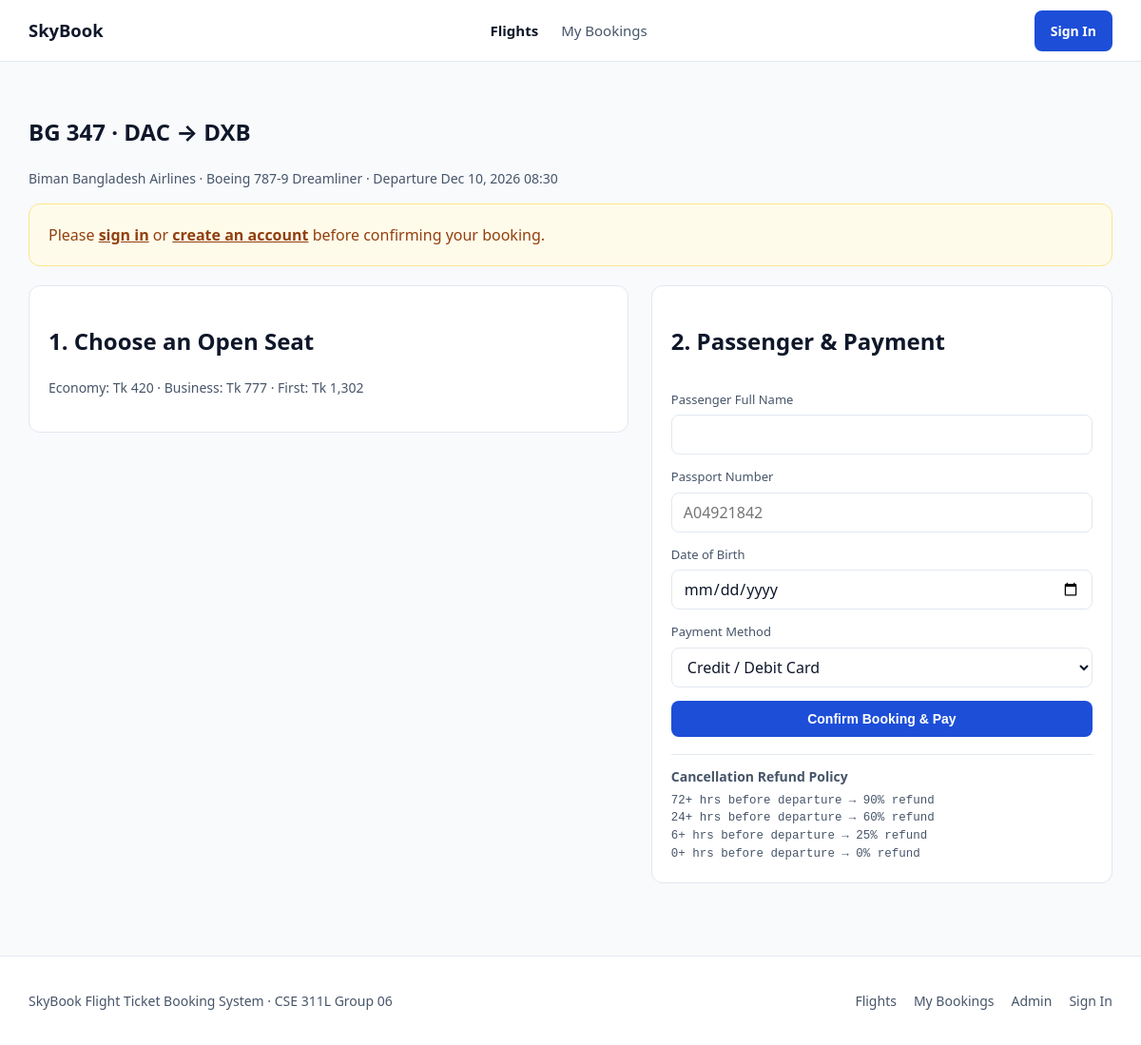
The page /seat_select.php?flight_id=1 on the database its author committed.
### tables this page shows
CREATE TABLE Flight (
  flight_id INT AUTO_INCREMENT PRIMARY KEY,
  flight_no VARCHAR(16) NOT NULL,
  airline_id INT NOT NULL,
  aircraft_id INT NOT NULL,
  origin_id INT NOT NULL,
  dest_id INT NOT NULL,
  departure_time DATETIME NOT NULL,
  arrival_time DATETIME NOT NULL,
  base_price DECIMAL(10,2) NOT NULL,
  CONSTRAINT fk_flight_airline  FOREIGN KEY (airline_id)  REFERENCES Airline(airline_id),
  CONSTRAINT fk_flight_aircraft FOREIGN KEY (aircraft_id) REFERENCES Aircraft(aircraft_id),
  CONSTRAINT fk_flight_origin   FOREIGN KEY (origin_id)   REFERENCES Airport(airport_id),
  CONSTRAINT fk_flight_dest     FOREIGN KEY (dest_id)     REFERENCES Airport(airport_id),
  CONSTRAINT chk_flight_route   CHECK (origin_id <> dest_id)
);

CREATE TABLE Airport (
  airport_id INT AUTO_INCREMENT PRIMARY KEY,
  name VARCHAR(160) NOT NULL,
  iata_code CHAR(3) NOT NULL UNIQUE,
  city VARCHAR(80) NOT NULL,
  country VARCHAR(80) NOT NULL
);

CREATE TABLE Airline (
  airline_id INT AUTO_INCREMENT PRIMARY KEY,
  name VARCHAR(120) NOT NULL,
  iata_code CHAR(2) NOT NULL UNIQUE,
  country VARCHAR(80) NOT NULL
);

CREATE TABLE Aircraft (
  aircraft_id INT AUTO_INCREMENT PRIMARY KEY,
  model VARCHAR(100) NOT NULL,
  total_seats INT NOT NULL,
  airline_id INT NOT NULL,
  CONSTRAINT fk_aircraft_airline FOREIGN KEY (airline_id) REFERENCES Airline(airline_id)
);

CREATE TABLE Refund_Policy (
  policy_id INT AUTO_INCREMENT PRIMARY KEY,
  min_hours_before INT NOT NULL,
  refund_percent DECIMAL(5,2) NOT NULL
);

### config/db.php (called while the page is built, shortened)
<?php
function e(?string $value): string {
    return htmlspecialchars((string)$value, ENT_QUOTES, 'UTF-8');
}
function current_user(): ?array {
    return $_SESSION['user'] ?? null;
}

### seat_select.php (the view, shortened to what this page needs)
<?php
require_once __DIR__ . '/config/db.php';
$flightId = (int)($_GET['flight_id'] ?? 0);
$stmt = $pdo->prepare("
  SELECT f.*, al.name AS airline_name, ac.model AS aircraft_model,
         o.iata_code AS orig, o.city AS orig_city,
         d.iata_code AS dest, d.city AS dest_city
  FROM Flight f
  JOIN Airline al  ON f.airline_id = al.airline_id
  JOIN Aircraft ac ON f.aircraft_id = ac.aircraft_id
  JOIN Airport o   ON f.origin_id = o.airport_id
  JOIN Airport d   ON f.dest_id = d.airport_id
  WHERE f.flight_id = ?
");
$stmt->execute([$flightId]);
$flight = $stmt->fetch();
$policies = $pdo->query("SELECT min_hours_before, refund_percent FROM Refund_Policy ORDER BY min_hours_before DESC")->fetchAll();
include __DIR__ . '/includes/header.php';
?>
<section class="section">
  <div class="container">
    <h1><?= e($flight['flight_no']) ?> · <?= e($flight['orig']) ?> → <?= e($flight['dest']) ?></h1>
    <p class="muted">
      <?= e($flight['airline_name']) ?> · <?= e($flight['aircraft_model']) ?> ·
      Departure <?= date('M d, Y H:i', strtotime($flight['departure_time'])) ?>
    </p>
    <?php if (!current_user()): ?>
      <div class="card" style="margin: 16px 0; border-color: #FDE68A; background: #FFFBEB; color: #92400E;">
        Please <a href="login.php" style="font-weight: 700; color: #92400E;">sign in</a> or
        <a href="register.php" style="font-weight: 700; color: #92400E;">create an account</a> before confirming your booking.
      </div>
    <?php endif; ?>
    <form method="POST" class="split-grid">
      <div class="card">
        <h2>1. Choose an Open Seat</h2>
        <p class="muted">
          Economy: Tk <?= number_format((float)$flight['base_price'], 0) ?> ·
          Business: Tk <?= number_format(round((float)$flight['base_price'] * 1.85), 0) ?> ·
          First: Tk <?= number_format(round((float)$flight['base_price'] * 3.1), 0) ?>
        </p>
      </div>
      <div class="card form-stack">
        <h2>2. Passenger & Payment</h2>
        <div class="field">
          <label for="full_name">Passenger Full Name</label>
          <input type="text" name="full_name" id="full_name" required value="<?= e(current_user()['full_name'] ?? '') ?>">
        </div>
        <div class="field">
          <label for="passport_no">Passport Number</label>
          <input type="text" name="passport_no" id="passport_no" required placeholder="A04921842">
        </div>
        <div class="field">
          <label for="date_of_birth">Date of Birth</label>
          <input type="date" name="date_of_birth" id="date_of_birth" required>
        </div>
        <div class="field">
          <label for="payment_method">Payment Method</label>
          <select name="payment_method" id="payment_method">
            <option value="Card">Credit / Debit Card</option>
          </select>
        </div>
        <button type="submit" class="btn btn-primary">Confirm Booking & Pay</button>
        <div style="border-top:1px solid var(--border);padding-top:12px;margin-top:4px;">
          <p class="muted" style="margin:0 0 6px;font-weight:600;">Cancellation Refund Policy</p>
          <?php foreach ($policies as $rp): ?>
            <div class="muted mono" style="font-size:0.78rem;">
              <?= (int)$rp['min_hours_before'] ?>+ hrs before departure → <?= (int)$rp['refund_percent'] ?>% refund
            </div>
          <?php endforeach; ?>
        </div>
      </div>
    </form>
  </div>
</section>
<?php include __DIR__ . '/includes/footer.php'; ?>

### css/style.css (style rules this page uses)
:root { --bg: #F8FAFC; --surface: #FFFFFF; --ink: #0F172A; --muted: #475569; --border: #E2E8F0; --accent: #1D4ED8; --accent-hover: #1E40AF; --danger: #B91C1C; }
* { box-sizing: border-box; }
body { margin: 0; background: var(--bg); color: var(--ink); font-family: system-ui, -apple-system, "Segoe UI", sans-serif; line-height: 1.5; }
.mono { font-family: ui-monospace, SFMono-Regular, Menlo, monospace; font-variant-numeric: tabular-nums; }
.muted { color: var(--muted); font-size: 0.875rem; }
.container { max-width: 1180px; margin: 0 auto; padding: 0 20px; }
.btn { display: inline-flex; align-items: center; justify-content: center; padding: 10px 16px; border-radius: 8px; font-size: 0.875rem; font-weight: 600; border: 1px solid transparent; cursor: pointer; text-decoration: none; white-space: nowrap; }
.btn-primary { background: var(--accent); color: #fff; }
.field { display: flex; flex-direction: column; gap: 6px; }
.field label { font-size: 0.8125rem; font-weight: 500; color: var(--muted); }
.field input, .field select { height: 42px; padding: 0 12px; border: 1px solid var(--border); border-radius: 8px; background: var(--surface); color: var(--ink); font: inherit; }
.section { padding: 36px 0; }
.card { background: var(--surface); border: 1px solid var(--border); border-radius: 12px; padding: 20px; }
.split-grid { display: grid; grid-template-columns: 1.3fr 1fr; gap: 24px; margin-top: 20px; align-items: start; }
.form-stack { display: flex; flex-direction: column; gap: 14px; }

### rows shown on the page
flight: flight_no "BG 347", origin.iata_code "DAC", dest.iata_code "DXB", airline.name "Biman Bangladesh Airlines", aircraft.model "Boeing 787-9 Dreamliner", departure_time "Dec 10, 2026 08:30", base_price "420", (float)$flight['base_price']*1.85 "777", (float)$flight['base_price']*3.1 "1,302"
refund_policy: min_hours_before "72", refund_percent "90"
refund_policy: min_hours_before "24", refund_percent "60"
refund_policy: min_hours_before "6", refund_percent "25"
refund_policy: min_hours_before "0", refund_percent "0"
